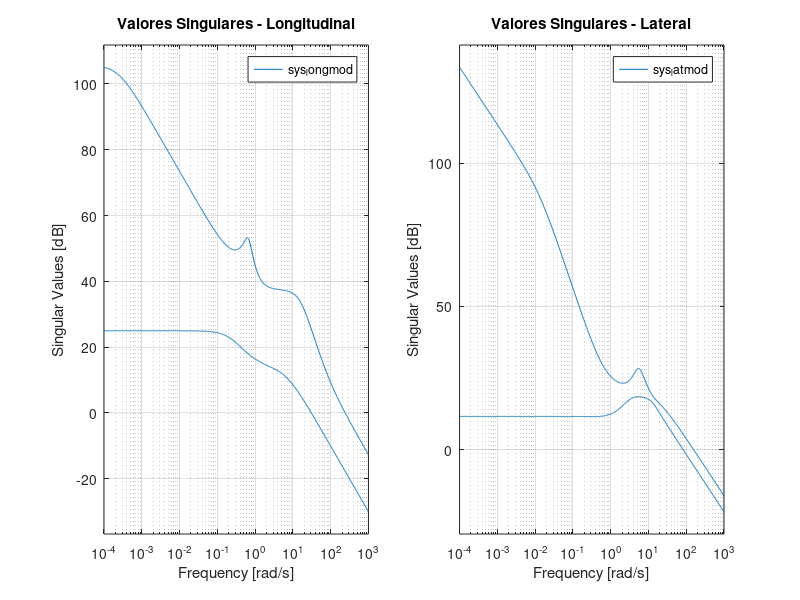
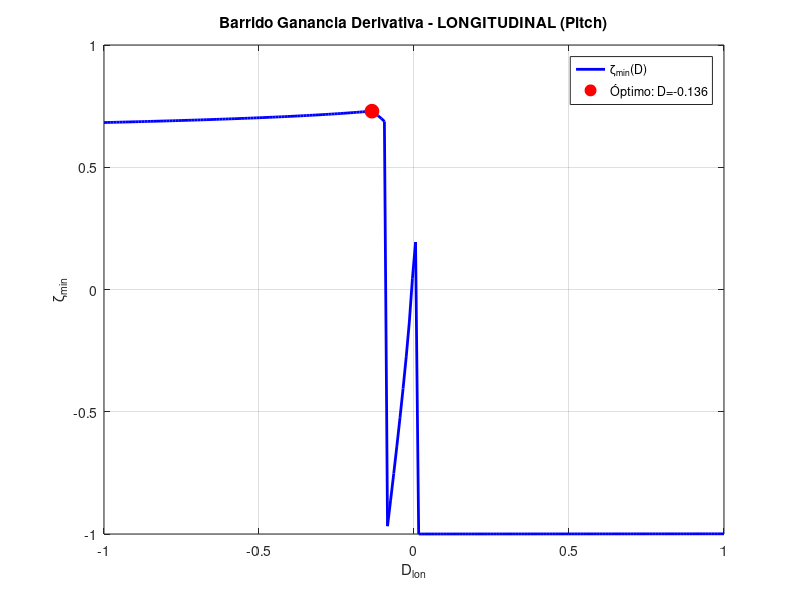
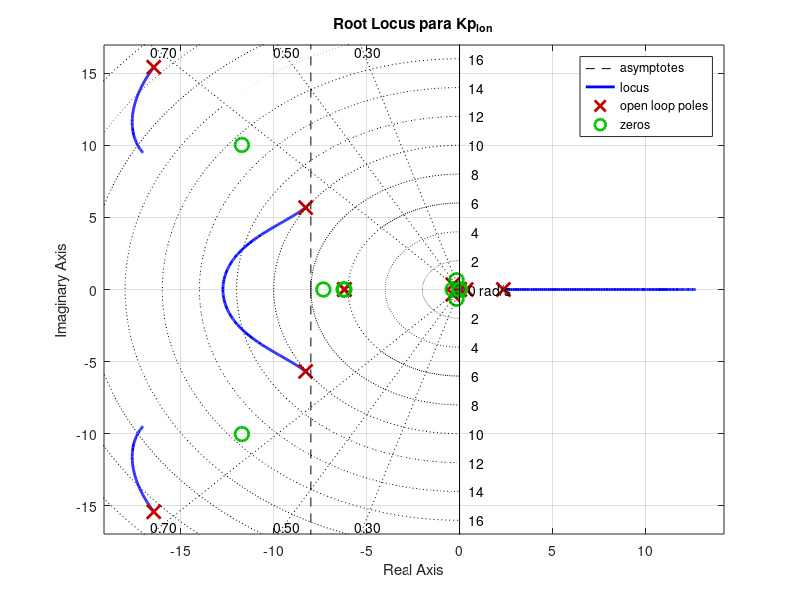
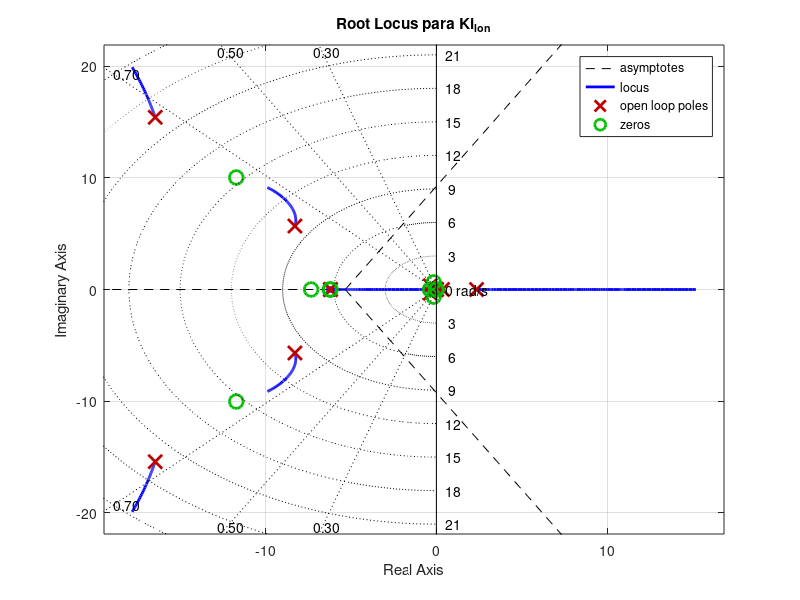

The MATLAB source for these figures, in order: (Note: this script raises an error after producing the figures.)
%% CONTROL ROBUSTO Y ANÁLISIS DE DESEMPEÑO: VEHÍCULO AÉREO NO TRIPULADO
% Universidad Nacional de Colombia
clear all; close all; clc;

%% ========================================================================
% PARTE 0: CARGA Y PREPARACIÓN DE MODELOS REALES
% ========================================================================

fprintf('========================================\n');
fprintf('CARGA DE MODELOS REALES DEL UAV\n');
fprintf('========================================\n\n');

% MODELO LONGITUDINAL (6 estados, 2 entradas, 7 salidas)
A_longmod = [
    -0.5961   0.8011  -0.8710  -9.7915   0.0001   0.0126;
    -0.7454  -7.5810  15.7162  -0.5272  -0.0009   0;
     1.0417  -7.4269 -15.8518   0       -0.0000  -0.0132;
     0        0        1.0000   0        0        0;
    -0.0538   0.9986   0      -17.0000   0        0;
   135.8430   7.3147   0        0       -0.0827  -5.9187
];

B_longmod = [
     0.4681      0;
    -2.7109      0;
  -134.0661      0;
     0           0;
     0           0;
     0      2506.1
];

C_longmod = [
     0.9986   0.0538   0   0   0   0;
    -0.0032   0.0587   0   0   0   0;
     0        0        1   0   0   0;
     0        0        0   1   0   0;
     0        0        0   0  -1   0;
    -0.5961   0.8011   0.0431   0   0.0001   0.0126;
    -0.7454  -7.5810  -1.2592   0  -0.0009   0
];

D_longmod = zeros(7,2);

% MODELO LATERAL (5 estados, 2 entradas, 6 salidas)
A_latmod = [
    -0.8750   0.8751 -16.8197   9.7914   0;
    -2.8312 -16.1385   3.3768   0        0;
     1.7063   0.5154  -2.7828   0        0;
     0        1.0000   0.0538   0        0;
     0        0        1.0014   0        0
];

B_latmod = [
     0        5.3170;
  -156.9094  -5.0216;
    11.5366 -82.2714;
     0        0;
     0        0
];

C_latmod = [
     0.0588   0   0   0   0;
     0        1   0   0   0;
     0        0   1   0   0;
     0        0   0   1   0;
     0        0   0   0   1;
     0        0   0   0   0
];

D_latmod = zeros(6,2);

% Limpiar valores despreciables (Instrucción 1)
threshold = 1e-3;
A_longmod(abs(A_longmod) < threshold) = 0;
B_longmod(abs(B_longmod) < threshold) = 0;
C_longmod(abs(C_longmod) < threshold) = 0;
A_latmod(abs(A_latmod) < threshold) = 0;
B_latmod(abs(B_latmod) < threshold) = 0;
C_latmod(abs(C_latmod) < threshold) = 0;

fprintf('✓ Matrices limpiadas\n\n');

sys_longmod = ss(A_longmod, B_longmod, C_longmod, D_longmod);
sys_latmod = ss(A_latmod, B_latmod, C_latmod, D_latmod);

fprintf('📊 MODELOS CARGADOS:\n');
fprintf('  Longitudinal: %d estados, %d entradas, %d salidas\n', ...
    size(A_longmod,1), size(B_longmod,2), size(C_longmod,1));
fprintf('  Lateral:      %d estados, %d entradas, %d salidas\n', ...
    size(A_latmod,1), size(B_latmod,2), size(C_latmod,1));

%% ========================================================================
% PARTE 1: ANÁLISIS DE POLOS Y CEROS (Instrucción 2)
% ========================================================================

fprintf('\n========================================\n');
fprintf('ANÁLISIS DE POLOS Y CEROS\n');
fprintf('========================================\n\n');

polos_long = eig(A_longmod);
fprintf('🎯 POLOS LONGITUDINALES:\n');
for i = 1:length(polos_long)
    if abs(imag(polos_long(i))) > 1e-6
        wn = abs(polos_long(i));
        zeta = -real(polos_long(i))/wn;
        fprintf('  p%d = %.4f ± %.4fj  (ωn=%.4f, ζ=%.4f)\n', i, ...
            real(polos_long(i)), abs(imag(polos_long(i))), wn, zeta);
    else
        fprintf('  p%d = %.4f\n', i, polos_long(i));
    end
end

polos_lat = eig(A_latmod);
fprintf('\n🎯 POLOS LATERALES:\n');
for i = 1:length(polos_lat)
    if abs(imag(polos_lat(i))) > 1e-6
        wn = abs(polos_lat(i));
        zeta = -real(polos_lat(i))/wn;
        fprintf('  p%d = %.4f ± %.4fj  (ωn=%.4f, ζ=%.4f)\n', i, ...
            real(polos_lat(i)), abs(imag(polos_lat(i))), wn, zeta);
    else
        fprintf('  p%d = %.4f\n', i, polos_lat(i));
    end
end

if all(real(polos_long) < 0)
    fprintf('\n✓ Sistema longitudinal ESTABLE\n');
else
    fprintf('\n✗ Sistema longitudinal INESTABLE\n');
end

if all(real(polos_lat) < 0)
    fprintf('✓ Sistema lateral ESTABLE\n');
else
    fprintf('✗ Sistema lateral INESTABLE\n');
end

%% ========================================================================
% PARTE 2: BARRIDO DE AMORTIGUAMIENTO (Instrucción 3)
% ========================================================================

fprintf('\n========================================\n');
fprintf('BARRIDO DE AMORTIGUAMIENTO\n');
fprintf('========================================\n\n');

all_poles = [polos_long; polos_lat];
zetas = [];
wns = [];

for i = 1:length(all_poles)
    if abs(imag(all_poles(i))) > 1e-6
        wn = abs(all_poles(i));
        zeta = -real(all_poles(i))/wn;
        zetas = [zetas; zeta];
        wns = [wns; wn];
    end
end

[min_zeta, idx_min] = min(zetas);

fprintf('⚠️  PEOR AMORTIGUAMIENTO: ζ = %.4f\n', min_zeta);
fprintf('    ωn = %.4f rad/s (%.2f Hz)\n\n', wns(idx_min), wns(idx_min)/(2*pi));

%% ========================================================================
% PARTE 3: ANÁLISIS DE ACOPLAMIENTO (Instrucciones 4 y 5)
% ========================================================================

fprintf('========================================\n');
fprintf('ANÁLISIS DE ACOPLAMIENTO\n');
fprintf('========================================\n\n');

% Instrucción 4: Heading
fprintf('🔗 ACOPLAMIENTO DEL HEADING (ψ):\n');
coupling_matrix = abs(A_latmod);
coupling_heading = coupling_matrix(5,:) + coupling_matrix(:,5)';
coupling_heading(5) = 0;

state_names_lat = {'v', 'p', 'r', 'φ', 'ψ'};
[max_coupling, max_idx] = max(coupling_heading);
fprintf('  Estado más acoplado: %s (%.4f)\n\n', state_names_lat{max_idx}, max_coupling);

% Instrucción 5: Vel x Rotación
fprintf('🔄 ACOPLAMIENTO u ↔ q:\n');
fprintf('  u → q: %.4f\n', A_longmod(3,1));
fprintf('  q → u: %.4f\n\n', A_longmod(1,3));

% Instrucción 6: Canal acelerador
fprintf('⚙️  CANAL ACELERADOR: B(6,2) = %.1f\n\n', B_longmod(6,2));

%% ========================================================================
% PARTE 4: VALORES SINGULARES
% ========================================================================

freq = logspace(-4, 3, 1000);

figure('Name', 'Valores Singulares', 'Position', [100 100 1200 400]);
subplot(1,2,1);
sigma(sys_longmod, freq);
title('Valores Singulares - Longitudinal');
grid on;

subplot(1,2,2);
sigma(sys_latmod, freq);
title('Valores Singulares - Lateral');
grid on;

%% ========================================================================
% PARTE 5: DISEÑO PI+D LONGITUDINAL (PITCH)
% ========================================================================

fprintf('========================================\n');
fprintf('DISEÑO PI+D LONGITUDINAL (PITCH)\n');
fprintf('========================================\n\n');

% Extraer G1 (δe→θ) y G2 (δe→q)
[num_G1_lon, den_G1_lon] = ss2tf(A_longmod, B_longmod(:,1), C_longmod(4,:), D_longmod(4,1));
G1_lon = tf(num_G1_lon, den_G1_lon);

[num_G2_lon, den_G2_lon] = ss2tf(A_longmod, B_longmod(:,1), C_longmod(3,:), D_longmod(3,1));
G2_lon = tf(num_G2_lon, den_G2_lon);

fprintf('✓ G1_lon: δe → θ\n');
fprintf('✓ G2_lon: δe → q\n\n');

% Barrido de D longitudinal
D_values_lon = linspace(-1, 1, 200);
min_zeta_lon = zeros(size(D_values_lon));

fprintf('Barrido de D_lon...\n');
for k = 1:length(D_values_lon)
    D = D_values_lon(k);
    try
        G_inner_temp = feedback(G1_lon, D*G2_lon, -1);
        polos_inner = pole(G_inner_temp);
        
        zetas_temp = [];
        for i = 1:length(polos_inner)
            if abs(imag(polos_inner(i))) > 1e-6
                wn = abs(polos_inner(i));
                zeta = -real(polos_inner(i))/wn;
                zetas_temp = [zetas_temp; zeta];
            end
        end
        
        if ~isempty(zetas_temp)
            min_zeta_lon(k) = min(zetas_temp);
        else
            min_zeta_lon(k) = 1;
        end
    catch
        min_zeta_lon(k) = -10;
    end
end

[max_zeta_lon, idx_max_lon] = max(min_zeta_lon);
D_opt_lon = D_values_lon(idx_max_lon);

fprintf('✓ D_lon óptimo = %.4f (ζ = %.4f)\n\n', D_opt_lon, max_zeta_lon);

figure('Name', 'Barrido D - Longitudinal');
plot(D_values_lon, min_zeta_lon, 'b-', 'LineWidth', 2);
hold on;
plot(D_opt_lon, max_zeta_lon, 'ro', 'MarkerSize', 10, 'MarkerFaceColor', 'r');
xlabel('D_{lon}'); ylabel('ζ_{min}');
title('Barrido Ganancia Derivativa - LONGITUDINAL (Pitch)');
grid on;
legend('ζ_{min}(D)', sprintf('Óptimo: D=%.3f', D_opt_lon));
hold off;

% Sistema interno longitudinal
G_inner_lon = feedback(G1_lon, D_opt_lon*G2_lon, -1);

% Root Locus Kp
figure('Name', 'Root Locus Kp - Longitudinal');
rlocus(G_inner_lon);
title('Root Locus para Kp_{lon}');
grid on; sgrid([0.3 0.5 0.7], []);

Kp_lon = 0.75;
fprintf('Kp_lon = %.3f\n', Kp_lon);

% Root Locus Ki
s = tf('s');
figure('Name', 'Root Locus Ki - Longitudinal');
rlocus(G_inner_lon * Kp_lon / s);
title('Root Locus para Ki_{lon}');
grid on; sgrid([0.3 0.5 0.7], []);

Ki_lon = 0.437;
fprintf('Ki_lon = %.3f\n\n', Ki_lon);

% Controlador PI+D longitudinal
C_PI_lon = Kp_lon + Ki_lon/s;
T_lon_pid = feedback(G_inner_lon * C_PI_lon, 1);

fprintf('✓ PI+D LONGITUDINAL:\n');
fprintf('  D  = %.4f\n', D_opt_lon);
fprintf('  Kp = %.4f\n', Kp_lon);
fprintf('  Ki = %.4f\n\n', Ki_lon);
%% %% ============================
%  H-infinity: LONGITUDINAL (δe→θ)
% =============================

% Selecciona canal: entrada δe (col 1), salida θ (fila 4)
[num_Gth, den_Gth] = ss2tf(A_longmod, B_longmod(:,1), C_longmod(4,:), D_longmod(4,1));
Gth = tf(num_Gth, den_Gth);
Gth = minreal(Gth);

% ===== Especificaciones en rad/s =====
wb  = 2*pi*8;   % BW deseada >= 8 Hz
wp  = 2*pi*6;   % perturbación hasta 6 Hz

% ===== Escala de actuador (≈ ±30°) =====
% Normalizamos el canal de control para que "1" ≈ 30°.
u_max_rad = pi/6;   % 30 grados
Su = u_max_rad;     % factor de escala
Gth_n = Gth * Su;   % planta normalizada en la entrada (control "unitario" = 30°)

% ===== Pesos de diseño (mixed-sensitivity) =====
s = tf('s');

% 1) Wp sobre S para seguimiento/robustez (BW >= 8 Hz, |S(0)| pequeño)
%    Forma tipo (s/M + wb)/(s + wb*A)
M  = 1.5;      % bound de pico de S (Ms ≲ M)
A  = 1e-3;     % error estático (S(0) ≲ A)
Wp = (s/M + wb) / (s + wb*A);

% 2) Wu sobre KS para limitar esfuerzo de control (≈ saturación a 1 [=30°])
%    Ganancia constante + ligero roll-off alto
Wu = (1/0.7) * (s/wp + 1) / (s/(6*wp) + 1);
%   penaliza KS en banda útil; 1/0.7 ≈ 1.43 da margen antes de saturar

% 3) Wt sobre T para rechazo de ruido de medición (ruido blanco ~ 1e-4)
%    T pequeño por encima de ~6–8 Hz.
%    Forma tipo (s/Mt + wt)/(s + wt*At) con At pequeño para gran atenuación HF
Mt = 1.3;      % bound de pico de T
At = 1e-3;     % T(w→∞) pequeño
wt = wb;       % transición ~ BW
Wt = (s/Mt + wt) / (s + wt*At);

% ===== Síntesis H∞ (mixed-sensitivity) =====
% min || [Wp*S ; Wu*K*S ; Wt*T] ||∞
[Khinf, CLhinf, gamma] = mixsyn(Gth_n, Wp, Wu, Wt);
Khinf = minreal(Khinf);

fprintf('\n=== H∞ (longitudinal) ===\n');
fprintf('gamma = %.3f\n', gamma);

% Controlador des-normalizado (volver a unidades originales de δe)
% Gth_n = Gth * Su  =>  K_phys = Khinf / Su
K_phys = Khinf / Su;
K_phys = minreal(K_phys);

% ===== Chequeos con sigma =====
S = feedback(1,  Gth_n*Khinf);    % Sensitivity
T = feedback(Gth_n*Khinf, 1);     % Complementary Sensitivity
KS = minreal(series(Khinf, S));   % KS

w = logspace(0, 3, 800); % 1 rad/s a 1000 rad/s

figure('Name','Hinf Checks (sigma) - Longitudinal','Position',[50 50 1200 800]);
subplot(3,1,1);
sigma(Wp*S, w); grid on; title('|Wp*S| (seguimiento/robustez)');
yline(0,':'); % 0 dB
subplot(3,1,2);
sigma(Wu*KS, w); grid on; title('|Wu*K*S| (esfuerzo de control)');
yline(0,':');
subplot(3,1,3);
sigma(Wt*T, w); grid on; title('|Wt*T| (rechazo de ruido)');
yline(0,':');

% Norma Hinf aproximada (máx. valor singular)
fprintf('||Wp*S||∞ ≈ %.2f dB\n', mag2db(max(squeeze(sigma(Wp*S, w)))));
fprintf('||Wu*KS||∞ ≈ %.2f dB\n', mag2db(max(squeeze(sigma(Wu*KS, w)))));
fprintf('||Wt*T||∞ ≈ %.2f dB\n', mag2db(max(squeeze(sigma(Wt*T, w)))));

% ===== Verificación de BW y ruido =====
figure('Name','S & T - Longitudinal'); 
subplot(2,1,1); sigma(S, w); grid on; title('S (sensibilidad)');
xline(wb,'--r','BW target');
subplot(2,1,2); sigma(T, w); grid on; title('T (compl. sensibilidad)');
xline(wp,'--k','noise/dist. cutoff');

% ===== Respuesta temporal y damping =====
T_cl = feedback(Gth*K_phys, 1);  % usar planta sin normalizar y K físico
figure('Name','Step θ (Longitudinal)'); 
step(T_cl, 3); grid on; title('Paso en θ (1 rad)');

% Polos y amortiguamiento aproximado (pares complejos)
p_cl = pole(T_cl);
cc  = p_cl(abs(imag(p_cl))>1e-6);
zeta = -real(cc)./abs(cc);
fprintf('ζ mínimos (pares complejos): ');
if ~isempty(zeta), fprintf('%.3f ', min(zeta)); else, fprintf('N/A '); end
fprintf('\n');

% Estimación de saturación de control ante escalón
[yc,tc,xc] = step(feedback(series(Gth, K_phys), 1), 2);
% señal de control u = K * e  (para referencia unitaria)
% construir lazo para registrar u:
sys_u = feedback(K_phys, Gth);  % desde r a u (cuando se arma de forma estándar)
figure('Name','Control Effort (u)'); 
step(sys_u, 2); grid on; title('Señal de control u (rad). Límite ≈ ±π/6');

% ===== Reporte rápido =====
fprintf('\n[REPORTE H∞ Longitudinal]\n');
fprintf('- BW objetivo: %.2f Hz | BW observada (cruce T≈-3dB): inspeccionar curva T\n', wb/2/pi);
fprintf('- Robustez (incertidumbre aditiva de entrada hasta 6 Hz): ver |Wp*S| y |Wu*KS|\n');
fprintf('- Ruido (longitudinal ~1e-4): ver caída de T por encima de ~6–8 Hz\n');
fprintf('- Esfuerzo de control: revisar step de u, chequear |u|max ≲ %.3f rad (30°)\n', u_max_rad);

%% ========================================================================
% PARTE 6: DISEÑO PI+D LATERAL (ROLL - φ)
% ========================================================================

fprintf('========================================\n');
fprintf('DISEÑO PI+D LATERAL (ROLL)\n');
fprintf('========================================\n\n');

% Extraer G1_roll (δa→φ) y G2_roll (δa→p)
[num_G1_roll, den_G1_roll] = ss2tf(A_latmod, B_latmod(:,1), C_latmod(4,:), D_latmod(4,1));
G1_roll = tf(num_G1_roll, den_G1_roll);

[num_G2_roll, den_G2_roll] = ss2tf(A_latmod, B_latmod(:,1), C_latmod(2,:), D_latmod(2,1));
G2_roll = tf(num_G2_roll, den_G2_roll);

fprintf('✓ G1_roll: δa → φ (roll angle)\n');
fprintf('✓ G2_roll: δa → p (roll rate)\n\n');

% Barrido de D roll
D_values_roll = linspace(-1, 1, 200);
min_zeta_roll = zeros(size(D_values_roll));

fprintf('Barrido de D_roll...\n');
for k = 1:length(D_values_roll)
    D = D_values_roll(k);
    try
        G_inner_temp = feedback(G1_roll, D*G2_roll, -1);
        polos_inner = pole(G_inner_temp);
        
        zetas_temp = [];
        for i = 1:length(polos_inner)
            if abs(imag(polos_inner(i))) > 1e-6
                wn = abs(polos_inner(i));
                zeta = -real(polos_inner(i))/wn;
                zetas_temp = [zetas_temp; zeta];
            end
        end
        
        if ~isempty(zetas_temp)
            min_zeta_roll(k) = min(zetas_temp);
        else
            min_zeta_roll(k) = 1;
        end
    catch
        min_zeta_roll(k) = -10;
    end
end

[max_zeta_roll, idx_max_roll] = max(min_zeta_roll);
D_opt_roll = D_values_roll(idx_max_roll);

fprintf('✓ D_roll óptimo = %.4f (ζ = %.4f)\n\n', D_opt_roll, max_zeta_roll);

figure('Name', 'Barrido D - Roll');
plot(D_values_roll, min_zeta_roll, 'b-', 'LineWidth', 2);
hold on;
plot(D_opt_roll, max_zeta_roll, 'ro', 'MarkerSize', 10, 'MarkerFaceColor', 'r');
xlabel('D_{roll}'); ylabel('ζ_{min}');
title('Barrido Ganancia Derivativa - LATERAL (Roll)');
grid on;
legend('ζ_{min}(D)', sprintf('Óptimo: D=%.3f', D_opt_roll));
hold off;

% Sistema interno roll
G_inner_roll = feedback(G1_roll, D_opt_roll*G2_roll, -1);

% Root Locus Kp roll
figure('Name', 'Root Locus Kp - Roll');
rlocus(G_inner_roll);
title('Root Locus para Kp_{roll}');
grid on; sgrid([0.3 0.5 0.7], []);

Kp_roll = 0.8;
fprintf('Kp_roll = %.3f\n', Kp_roll);

% Root Locus Ki roll
figure('Name', 'Root Locus Ki - Roll');
rlocus(G_inner_roll * Kp_roll / s);
title('Root Locus para Ki_{roll}');
grid on; sgrid([0.3 0.5 0.7], []);

Ki_roll = 0.465;
fprintf('Ki_roll = %.3f\n\n', Ki_roll);

% Controlador PI+D roll
C_PI_roll = Kp_roll + Ki_roll/s;
T_roll = feedback(G_inner_roll * C_PI_roll, 1);

fprintf('✓ PI+D ROLL:\n');
fprintf('  D  = %.4f\n', D_opt_roll);
fprintf('  Kp = %.4f\n', Kp_roll);
fprintf('  Ki = %.4f\n\n', Ki_roll);

%% ========================================================================
% PARTE 7: DISEÑO PI+D DIRECCIONAL (YAW - ψ)
% ========================================================================

fprintf('========================================\n');
fprintf('DISEÑO PI+D DIRECCIONAL (YAW)\n');
fprintf('========================================\n\n');

% Extraer G1_yaw (δr→ψ) y G2_yaw (δr→r)
[num_G1_yaw, den_G1_yaw] = ss2tf(A_latmod, B_latmod(:,2), C_latmod(5,:), D_latmod(5,2));
G1_yaw = tf(num_G1_yaw, den_G1_yaw);

[num_G2_yaw, den_G2_yaw] = ss2tf(A_latmod, B_latmod(:,2), C_latmod(3,:), D_latmod(3,2));
G2_yaw = tf(num_G2_yaw, den_G2_yaw);

fprintf('✓ G1_yaw: δr → ψ (yaw angle)\n');
fprintf('✓ G2_yaw: δr → r (yaw rate)\n\n');

% Barrido de D yaw
D_values_yaw = linspace(-1, 1, 200);
min_zeta_yaw = zeros(size(D_values_yaw));

fprintf('Barrido de D_yaw...\n');
for k = 1:length(D_values_yaw)
    D = D_values_yaw(k);
    try
        G_inner_temp = feedback(G1_yaw, D*G2_yaw, -1);
        polos_inner = pole(G_inner_temp);
        
        zetas_temp = [];
        for i = 1:length(polos_inner)
            if abs(imag(polos_inner(i))) > 1e-6
                wn = abs(polos_inner(i));
                zeta = -real(polos_inner(i))/wn;
                zetas_temp = [zetas_temp; zeta];
            end
        end
        
        if ~isempty(zetas_temp)
            min_zeta_yaw(k) = min(zetas_temp);
        else
            min_zeta_yaw(k) = 1;
        end
    catch
        min_zeta_yaw(k) = -10;
    end
end

[max_zeta_yaw, idx_max_yaw] = max(min_zeta_yaw);
D_opt_yaw = D_values_yaw(idx_max_yaw);

fprintf('✓ D_yaw óptimo = %.4f (ζ = %.4f)\n\n', D_opt_yaw, max_zeta_yaw);

figure('Name', 'Barrido D - Yaw');
plot(D_values_yaw, min_zeta_yaw, 'b-', 'LineWidth', 2);
hold on;
plot(D_opt_yaw, max_zeta_yaw, 'ro', 'MarkerSize', 10, 'MarkerFaceColor', 'r');
xlabel('D_{yaw}'); ylabel('ζ_{min}');
title('Barrido Ganancia Derivativa - DIRECCIONAL (Yaw)');
grid on;
legend('ζ_{min}(D)', sprintf('Óptimo: D=%.3f', D_opt_yaw));
hold off;

% Sistema interno yaw
G_inner_yaw = feedback(G1_yaw, D_opt_yaw*G2_yaw, -1);

% Root Locus Kp yaw
figure('Name', 'Root Locus Kp - Yaw');
rlocus(G_inner_yaw);
title('Root Locus para Kp_{yaw}');
grid on; sgrid([0.3 0.5 0.7], []);

Kp_yaw = 0.7;
fprintf('Kp_yaw = %.3f\n', Kp_yaw);

% Root Locus Ki yaw
figure('Name', 'Root Locus Ki - Yaw');
rlocus(G_inner_yaw * Kp_yaw / s);
title('Root Locus para Ki_{yaw}');
grid on; sgrid([0.3 0.5 0.7], []);

Ki_yaw = 0.1;
fprintf('Ki_yaw = %.3f\n\n', Ki_yaw);

% Controlador PI+D yaw
C_PI_yaw = Kp_yaw + Ki_yaw/s;
T_yaw = feedback(G_inner_yaw * C_PI_yaw, 1);

fprintf('✓ PI+D YAW:\n');
fprintf('  D  = %.4f\n', D_opt_yaw);
fprintf('  Kp = %.4f\n', Kp_yaw);
fprintf('  Ki = %.4f\n\n', Ki_yaw);

%% ========================================================================
% PARTE 8: DISEÑO H-INFINITY
% ========================================================================

fprintf('========================================\n');
fprintf('DISEÑO H∞\n');
fprintf('========================================\n\n');

M = 2; w0 = 10; epsilon = 0.01;
W1 = tf([1/M w0], [1 w0*epsilon]);
W2 = tf([1 10], [1 100]);
W3 = tf([1 20], [0.5 20]);

P_lon = augw(G1_lon, W1, W2, W3);
P_roll = augw(G1_roll, W1, W2, W3);
P_yaw = augw(G1_yaw, W1, W2, W3);

[K_hinf_lon, ~, gamma_lon] = hinfsyn(P_lon, 1, 1);
[K_hinf_roll, ~, gamma_roll] = hinfsyn(P_roll, 1, 1);
[K_hinf_yaw, ~, gamma_yaw] = hinfsyn(P_yaw, 1, 1);

T_lon_hinf = feedback(G1_lon * K_hinf_lon, 1);
T_roll_hinf = feedback(G1_roll * K_hinf_roll, 1);
T_yaw_hinf = feedback(G1_yaw * K_hinf_yaw, 1);

fprintf('✓ γ_lon  = %.3f\n', gamma_lon);
fprintf('✓ γ_roll = %.3f\n', gamma_roll);
fprintf('✓ γ_yaw  = %.3f\n\n', gamma_yaw);

%% ========================================================================
% PARTE 9: COMPARACIONES PI+D vs H∞
% ========================================================================

figure('Name', 'Comparación PI+D vs H∞', 'Position', [100 100 1400 400]);

subplot(1,3,1);
step(T_lon_pid, 'b-', T_lon_hinf, 'r--', 10);
title('LONGITUDINAL (θ)');
xlabel('Tiempo (s)'); ylabel('θ (rad)');
legend('PI+D', 'H∞', 'Location', 'best');
grid on;

subplot(1,3,2);
step(T_roll, 'b-', T_roll_hinf, 'r--', 10);
title('LATERAL (φ - Roll)');
xlabel('Tiempo (s)'); ylabel('φ (rad)');
legend('PI+D', 'H∞', 'Location', 'best');
grid on;

subplot(1,3,3);
step(T_yaw, 'b-', T_yaw_hinf, 'r--', 10);
title('DIRECCIONAL (ψ - Yaw)');
xlabel('Tiempo (s)'); ylabel('ψ (rad)');
legend('PI+D', 'H∞', 'Location', 'best');
grid on;

%% ========================================================================
% PARTE 10: MÉTRICAS DE DESEMPEÑO
% ========================================================================

fprintf('========================================\n');
fprintf('MÉTRICAS DE DESEMPEÑO\n');
fprintf('========================================\n\n');

% Longitudinal
info_pid_lon = stepinfo(T_lon_pid);
info_hinf_lon = stepinfo(T_lon_hinf);

fprintf('LONGITUDINAL (Pitch):\n');
fprintf('  PI+D: Ts=%.2fs, OS=%.1f%%, Tr=%.2fs\n', ...
    info_pid_lon.SettlingTime, info_pid_lon.Overshoot, info_pid_lon.RiseTime);
fprintf('  H∞:   Ts=%.2fs, OS=%.1f%%, Tr=%.2fs\n\n', ...
    info_hinf_lon.SettlingTime, info_hinf_lon.Overshoot, info_hinf_lon.RiseTime);

% Roll
info_pid_roll = stepinfo(T_roll);
info_hinf_roll = stepinfo(T_roll_hinf);

fprintf('LATERAL (Roll):\n');
fprintf('  PI+D: Ts=%.2fs, OS=%.1f%%, Tr=%.2fs\n', ...
    info_pid_roll.SettlingTime, info_pid_roll.Overshoot, info_pid_roll.RiseTime);
fprintf('  H∞:   Ts=%.2fs, OS=%.1f%%, Tr=%.2fs\n\n', ...
    info_hinf_roll.SettlingTime, info_hinf_roll.Overshoot, info_hinf_roll.RiseTime);

% Yaw
info_pid_yaw = stepinfo(T_yaw);
info_hinf_yaw = stepinfo(T_yaw_hinf);

fprintf('DIRECCIONAL (Yaw):\n');
fprintf('  PI+D: Ts=%.2fs, OS=%.1f%%, Tr=%.2fs\n', ...
    info_pid_yaw.SettlingTime, info_pid_yaw.Overshoot, info_pid_yaw.RiseTime);
fprintf('  H∞:   Ts=%.2fs, OS=%.1f%%, Tr=%.2fs\n\n', ...
    info_hinf_yaw.SettlingTime, info_hinf_yaw.Overshoot, info_hinf_yaw.RiseTime);

% Márgenes
[Gm_lon, Pm_lon] = margin(G_inner_lon * C_PI_lon);
[Gm_hinf_lon, Pm_hinf_lon] = margin(G1_lon * K_hinf_lon);

fprintf('MÁRGENES (Longitudinal):\n');
fprintf('  PI+D: GM=%.2f dB, PM=%.1f°\n', 20*log10(Gm_lon), Pm_lon);
fprintf('  H∞:   GM=%.2f dB, PM=%.1f°\n\n', 20*log10(Gm_hinf_lon), Pm_hinf_lon);
